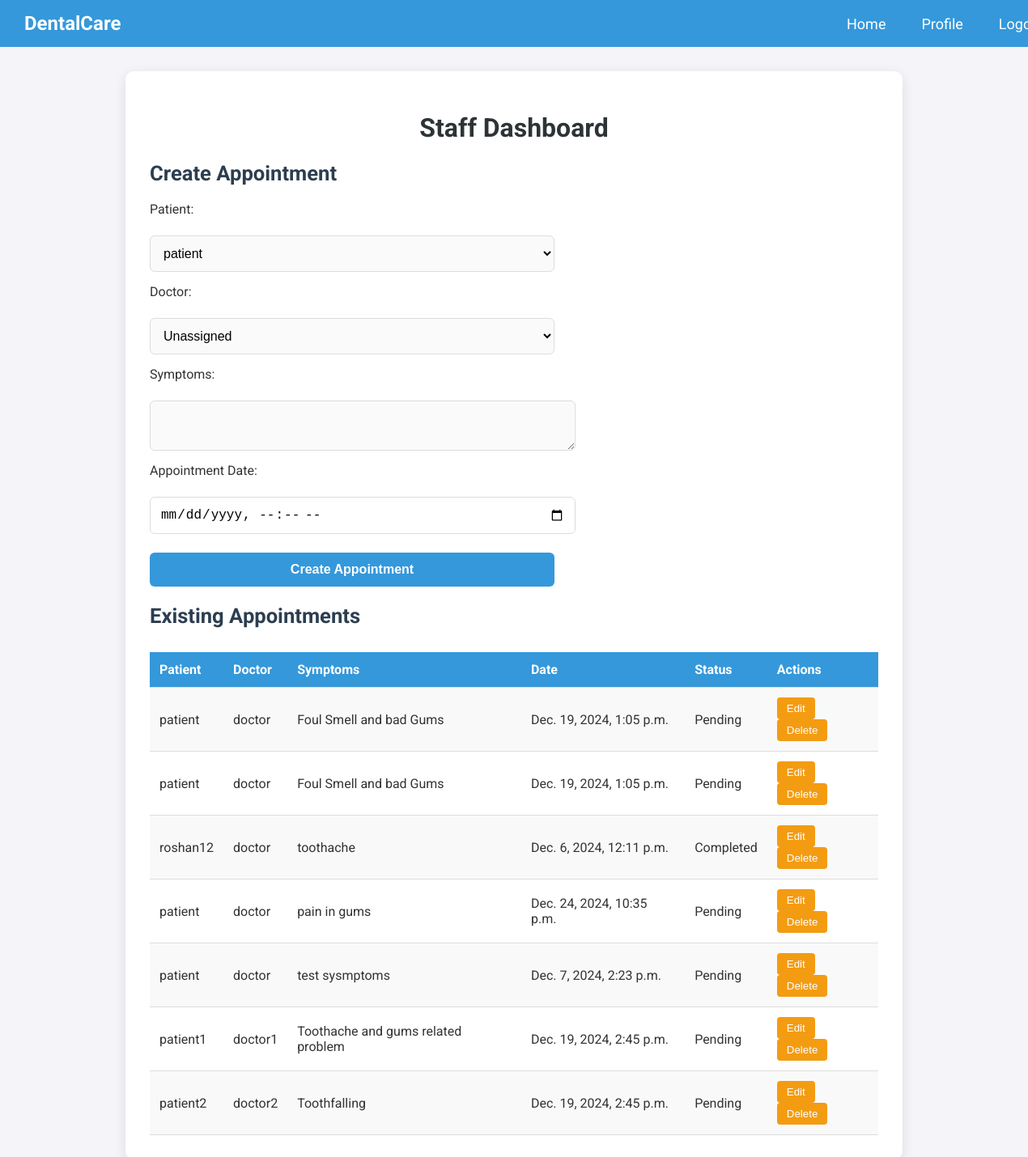
The app's page /appointment/patient_appointment/ (signed in), older data.
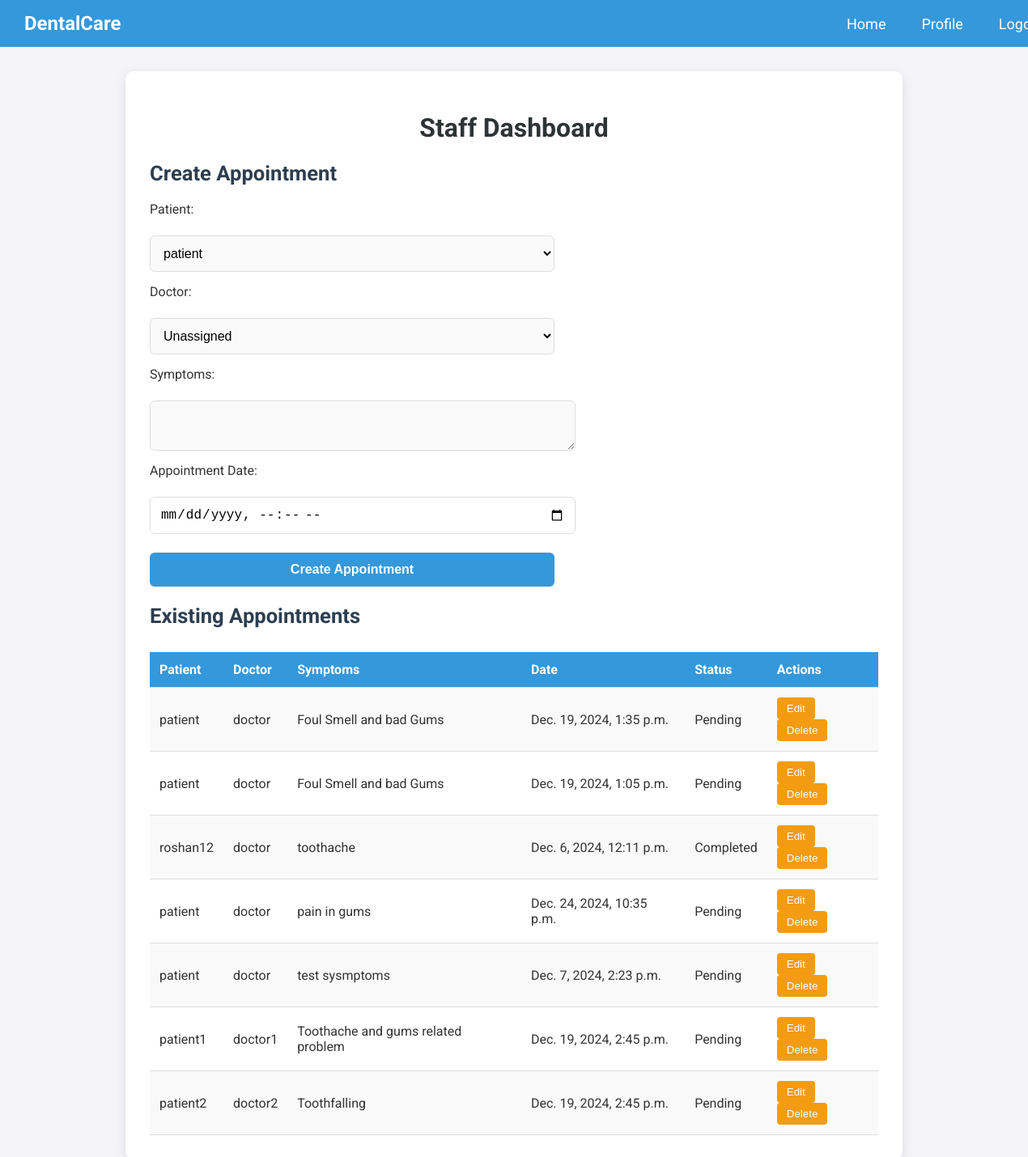
The same page, newer data.
### appointment/models.py (models this page shows, shortened)
class Appointment(models.Model):
    class Status(models.TextChoices):
        PENDING = "Pending", "Pending"
        RESCHEDULED = "Rescheduled", "Rescheduled"
        COMPLETED = "Completed", "Completed"
    patient = models.ForeignKey(
        settings.AUTH_USER_MODEL,
        on_delete=models.CASCADE,
        limit_choices_to={'role': MyUser.Role.PATIENT},
        related_name="appointments"
    )
    doctor = models.ForeignKey(
        settings.AUTH_USER_MODEL,
        on_delete=models.SET_NULL,
        limit_choices_to={'role': MyUser.Role.DOCTOR},
        related_name="assigned_appointments",
        null=True,
        blank=True
    )
    created_by = models.ForeignKey(
        settings.AUTH_USER_MODEL,
        on_delete=models.CASCADE,
        limit_choices_to={'role': MyUser.Role.ADMIN},
        related_name="created_appointments"
    )
    symptoms = models.TextField()
    date = models.DateTimeField()
    status = models.CharField(
        max_length=20,
        choices=Status.choices,
        default=Status.PENDING
    )
    created_at = models.DateTimeField(auto_now_add=True)
    updated_at = models.DateTimeField(auto_now=True)

### userauth/models.py (models this page shows, shortened)
class MyUser(AbstractBaseUser, PermissionsMixin):
    class Role(models.TextChoices):
        ADMIN = "ADMIN", "Admin"
        DOCTOR = "DOCTOR", "Doctor"
        PATIENT = "PATIENT", "Patient"
    profilepicture= models.ImageField(upload_to='profile_pictures/', blank=True, null=True)
    role=models.CharField(max_length=40, choices=Role.choices, default=Role.PATIENT)
    username= models.CharField(max_length=40, unique=True)
    email= models.EmailField(max_length=225, unique=True,db_index=True )
    is_verified = models.BooleanField(default=False)
    is_active = models.BooleanField(default=True)
    is_staff = models.BooleanField(default=False)
    created_at = models.TimeField(auto_now_add=True) #auto_now_add gives starting time
    updated_at = models.TimeField(auto_now=True)  #auto now gives updated time
    USERNAME_FIELD = 'email'
    REQUIRED_FIELDS = ['username']
    objects= UserManager()

### appointment/views.py (the view, shortened to what this page needs)
# urls.py: urlpatterns=[path('patient_appointment/', PatientAppointmentView.as_view(), name='patientappointment')]
class PatientAppointmentView(View):
    template_name = 'appointment/appointment.html'
    def get(self, request):
        if request.user.role != MyUser.Role.ADMIN:
            return redirect('staffdashboardhome')
        appointments = Appointment.objects.filter(created_by=request.user)
        patients = MyUser.objects.filter(role=MyUser.Role.PATIENT)
        doctors = MyUser.objects.filter(role=MyUser.Role.DOCTOR)
        return render(request, self.template_name, {
            'appointments': appointments,
            'patients': patients,
            'doctors': doctors
        })

### appointment/Templates/appointment/appointment.html (shortened to what this page needs)
{% block content %}
<!DOCTYPE html>
<html lang="en">
<head>
</head>
<body>
    <div class="navbar">
        <div class="logo">DentalCare</div>
        <div>
            <a href="#">Home</a>
            <a href="#">Profile</a>
            <a href="{% url 'logout' %}">Logout</a>
        </div>
    </div>
    <div class="container">
        <h1>Staff Dashboard</h1>
        <h2>Create Appointment</h2>
        <form method="POST">
            <label for="patient">Patient:</label>
            <select name="patient" id="patient">
                {% for patient in patients %}
                    <option value="{{ patient.id }}">{{ patient.username }}</option>
                {% endfor %}
            </select>
            <label for="doctor">Doctor:</label>
            <select name="doctor" id="doctor">
                <option value="">Unassigned</option>
            </select>
            <label for="symptoms">Symptoms:</label>
            <textarea name="symptoms" id="symptoms" required></textarea>
            <label for="date">Appointment Date:</label>
            <input type="datetime-local" name="date" id="date" required>
            <button type="submit">Create Appointment</button>
        </form>
        <h2>Existing Appointments</h2>
        <table>
            <tr>
                <th>Patient</th>
                <th>Doctor</th>
                <th>Symptoms</th>
                <th>Date</th>
                <th>Status</th>
                <th>Actions</th>
            </tr>
            {% for appointment in appointments %}
                <tr>
                    <td>{{ appointment.patient.username }}</td>
                    <td>
                        {% if appointment.doctor %}
                            {{ appointment.doctor.username }}
                        {% else %}
                            Unassigned
                        {% endif %}
                    </td>
                    <td>{{ appointment.symptoms }}</td>
                    <td>{{ appointment.date }}</td>
                    <td>{{ appointment.status }}</td>
                    <td>
                        <button>Edit</button>
                        <button>Delete</button>
                    </td>
                </tr>
            {% endfor %}
        </table>
    </div>
</body>
</html>
{% endblock %}

Row changes from the older to the newer data that the page shows:
changed Appointment: date "Dec. 19, 2024, 1:05 p.m." → "Dec. 19, 2024, 1:35 p.m."
